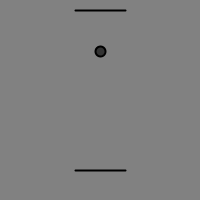
Frame 1 (no input)
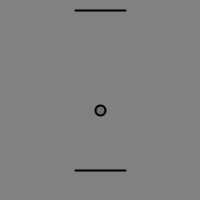
Frame 60 (the mouse pressed at the canvas centre just before this capture)
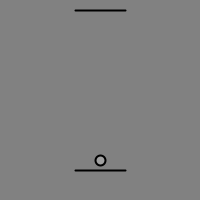
Frame 120 (the mouse held since frame 60 and released just before this capture)

The Processing sketch that drew these frames (run headless with seeded random() and noise(); from frame 60 on, the mouse is pressed at the canvas centre):

// Processing sketch: processing_113929
// ── processing_113929.pde

int diameter=10;
int positionX=50;
int Switch=0;
void setup(){
  size(200,200);
}
void draw(){

  background(129);
  strokeWeight(2);
  line(75,10,125,10);
  line(75,170,125,170);
  if(positionX>=width-diameter/2-30){
    Switch=1;
  }
  if(positionX==diameter/2+10){
    Switch=0;
  }
      if(Switch==0){
      positionX++; //position=position+1;
}
      else{
        positionX--;
  }
  fill(positionX);
  ellipse(100,positionX,diameter,diameter);
  

}
